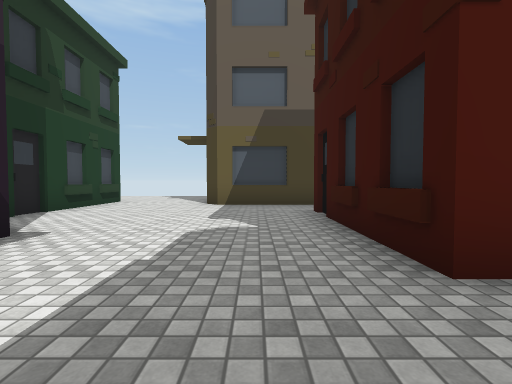
View 1 (above)

24 first-person views from a walk through a scene from a Unity 3-D project. The camera is 1.2 m above the floor, tilts 2° down and sees 85° across. The floor is counted in squares, 2 m on a side. Each view is taken from the middle of a square. On the plan, view 1 faces up. The plan holds only what a view shows up to about 9 squares ahead; the rest is blank. The place goes on beyond the plan. The player is left out. Some surface patterns are stand-ins.

View 2
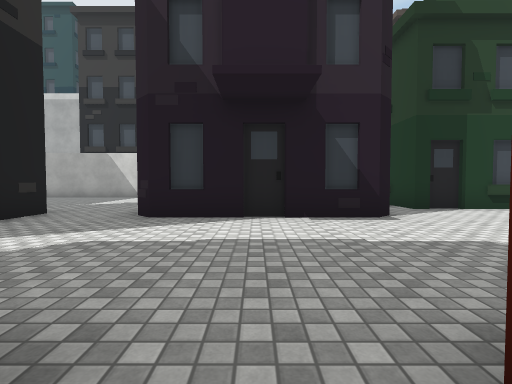

View 3
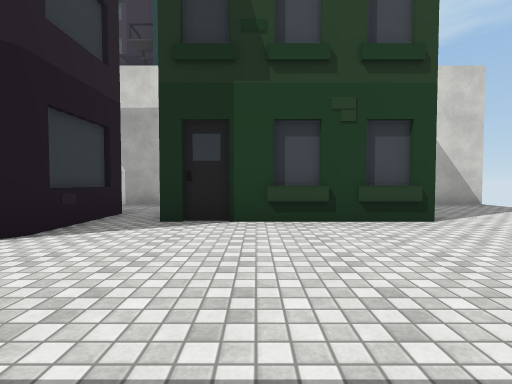

View 4
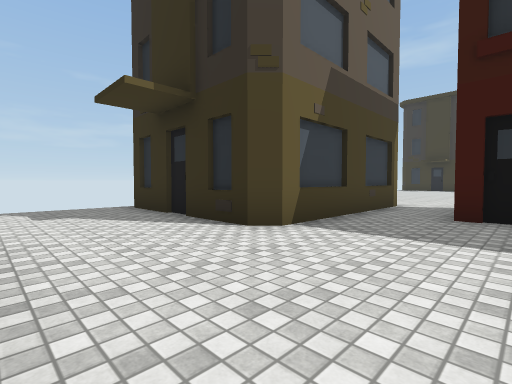

View 5
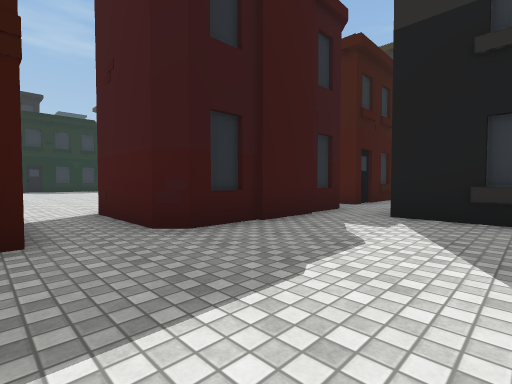

View 6
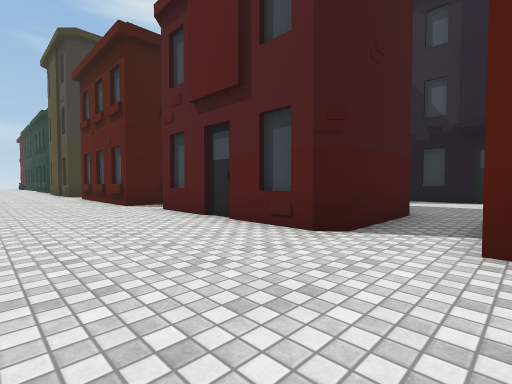

View 7
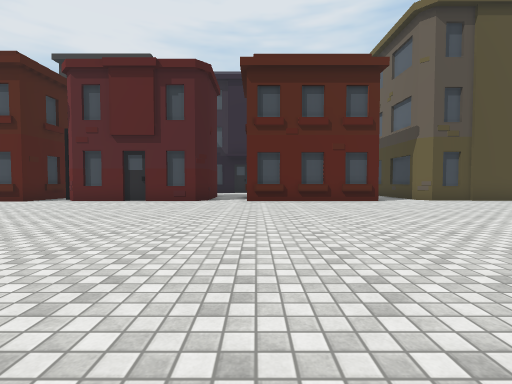

View 8
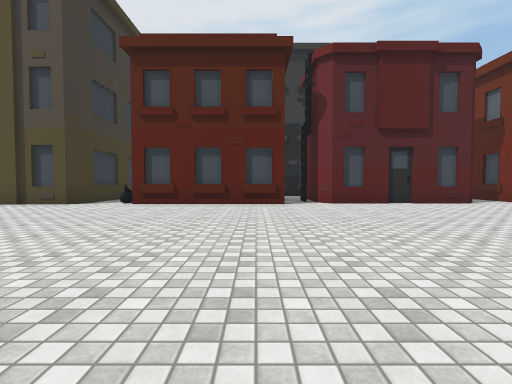

View 9
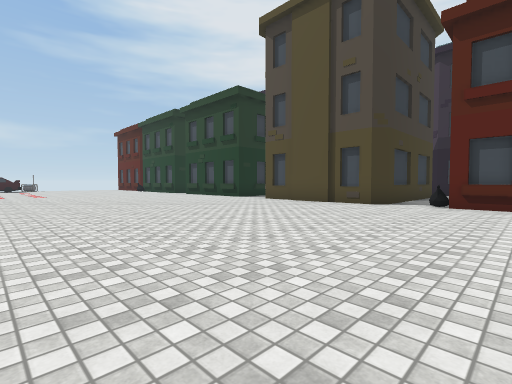

View 10
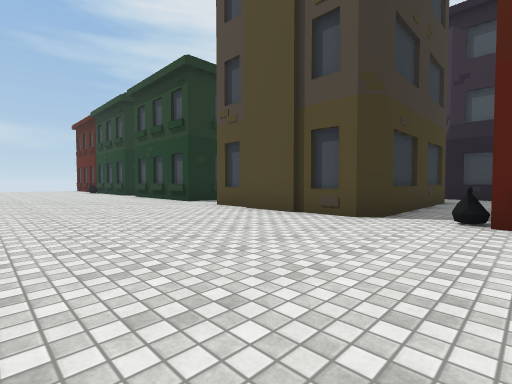

View 11
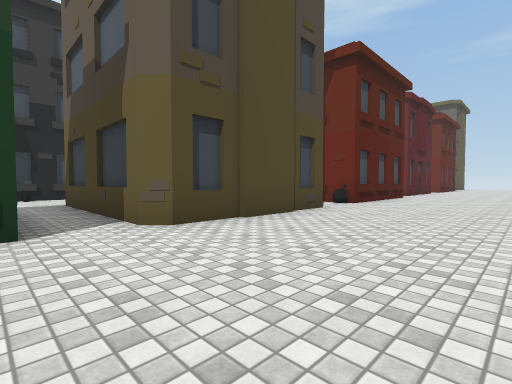

View 12
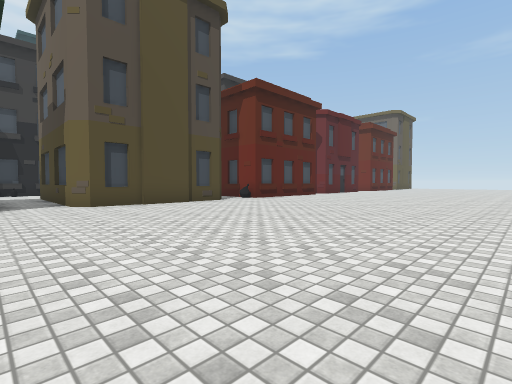

View 13
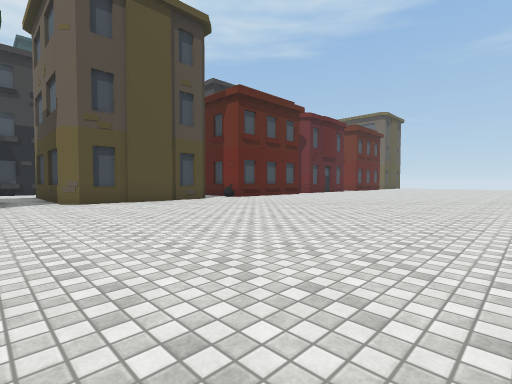

View 14
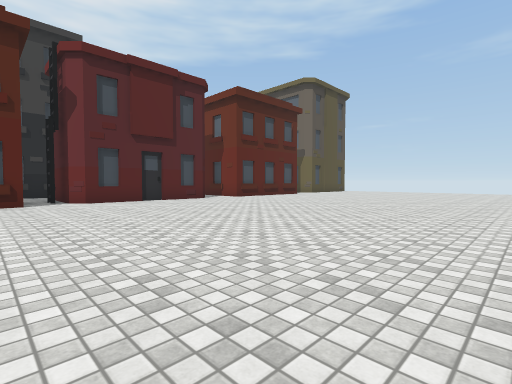

View 15
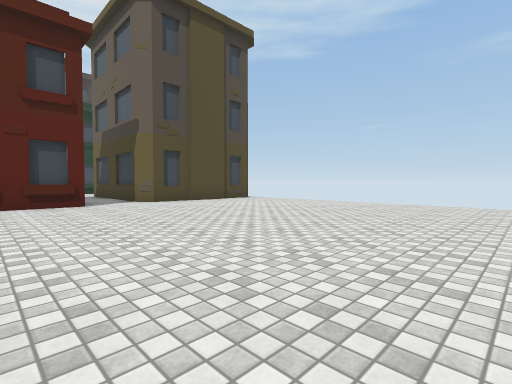

View 16
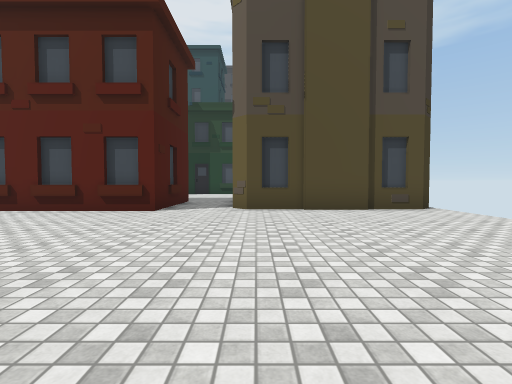

View 17
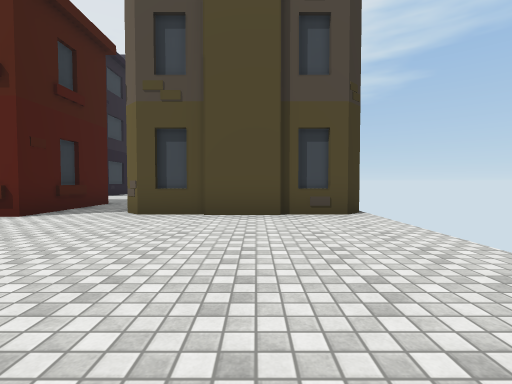

View 18
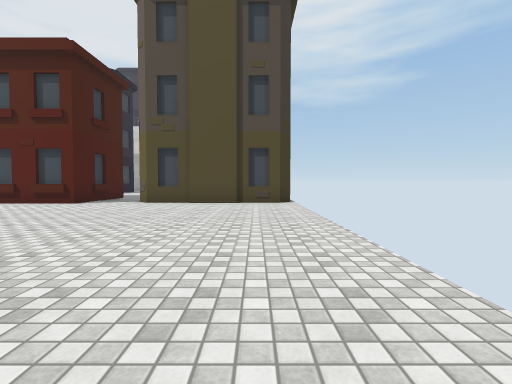

View 19
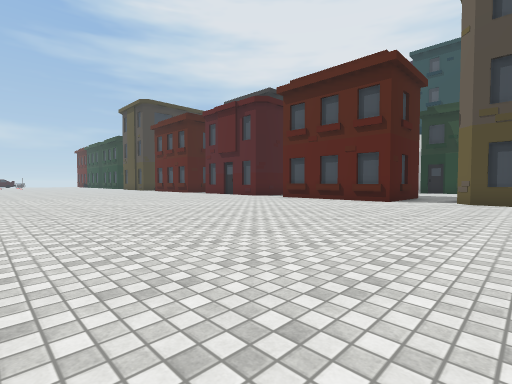

View 20
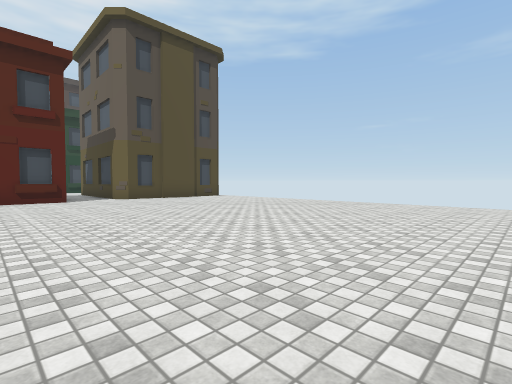

View 21
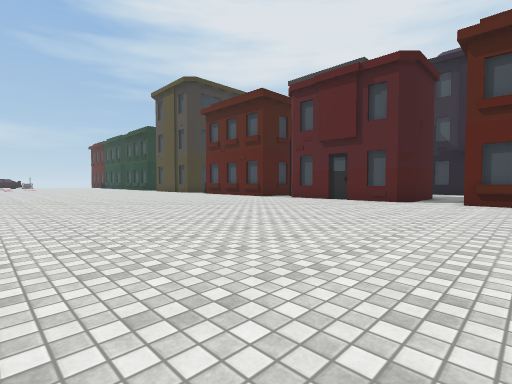

View 22
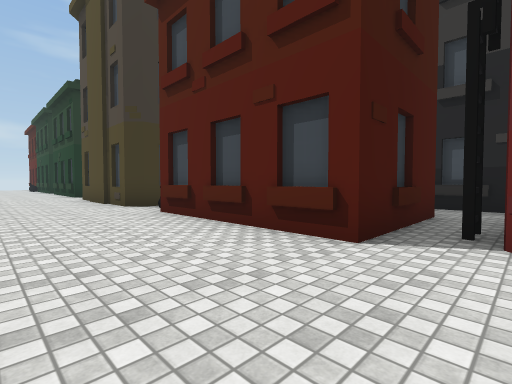

View 23
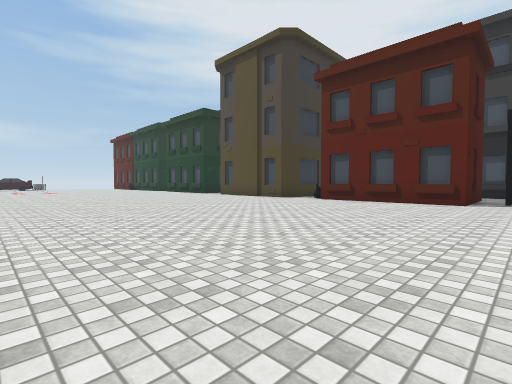

View 24
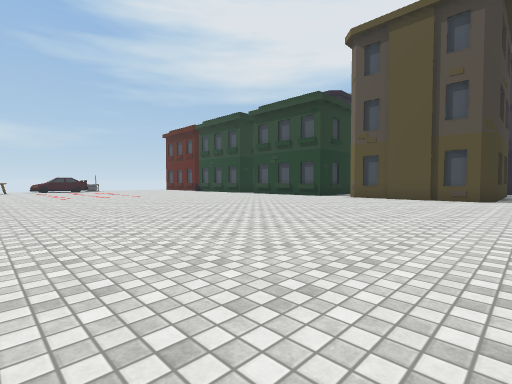

### Floor plan
Key: @ floor where view 1 was taken; # wall or solid block; . floor; B building; O other object.
Columns run from 8 left of view 1 to 15 right of it. Each row starts with its distance up from view 1.
 12 #.. ...#   #...........
 11 #......#    ...........
 10   .....#    ...........
  9    ....#    ...........
  8     ...#####...........
  7     ...................
  6     ......#B#..........
  5    #......  B..........
  4   ........  B..........
  3 #..#B#....  #.........
  2 #    #....###.........
  1      #................
  0      #..@.###.........
 -1     B#....  #.........
 -2   ........  #.........
 -3  ....#B#.B  #.........
 -4  ....   ..###.........
 -5  ..     ..............
 -6          .###.........
 -7             #.........
 -8             #.........
 -9          B B#.........
-10      B......O...........
-11        .#####...........
-12             #...........
-13             #...........
-14            ##...........
-15      ...####B...........
-16     #B..................
-17            B#...........

Where each view was taken, in squares from view 1:
view 1: 0 up, 0 right, facing up
view 2: 1 up, 2 right, facing left
view 3: 6 up, 0 right, facing left
view 4: 5 up, 4 left, facing up-right
view 5: 2 up, 2 left, facing down-right
view 6: 2 up, 7 right, facing down-left
view 7: 2 up, 13 right, facing left
view 8: 6 down, 12 right, facing left
view 9: 8 down, 12 right, facing down-left
view 10: 9 down, 9 right, facing down-left
view 11: 17 down, 8 right, facing up-left
view 12: 17 down, 12 right, facing up-left
view 13: 17 down, 13 right, facing up-left
view 14: 6 down, 13 right, facing up-left
view 15: 4 up, 12 right, facing up-left
view 16: 8 up, 10 right, facing left
view 17: 10 up, 9 right, facing left
view 18: 11 up, 12 right, facing left
view 19: 9 up, 13 right, facing down-left
view 20: 4 up, 14 right, facing up-left
view 21: 3 up, 13 right, facing down-left
view 22: 4 down, 7 right, facing down-left
view 23: 4 down, 13 right, facing down-left
view 24: 10 down, 15 right, facing down-left
